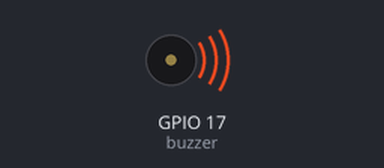
The program below on a simulated Raspberry Pi (BCM pin numbers). On the bench: buzzer (waves = sounding, pin HIGH).

Above: at 0.05 s.
Timing chart, 0 to 3.0 s (numbered marks = the images above):
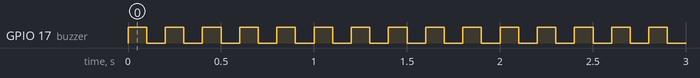

Measured:
- by itself, GPIO 17 (buzzer): alternates HIGH for 0.10 s and LOW for 0.10 s

The program:

ActiveBeep.py
```python
from gpiozero import Buzzer
import time

buzzPin = 17
buzzer = Buzzer(buzzPin)

try:
    while True:
        buzzer.on()
        time.sleep(0.1)
        buzzer.off()
        time.sleep(0.1)
except KeyboardInterrupt:
    buzzer.off()
```
